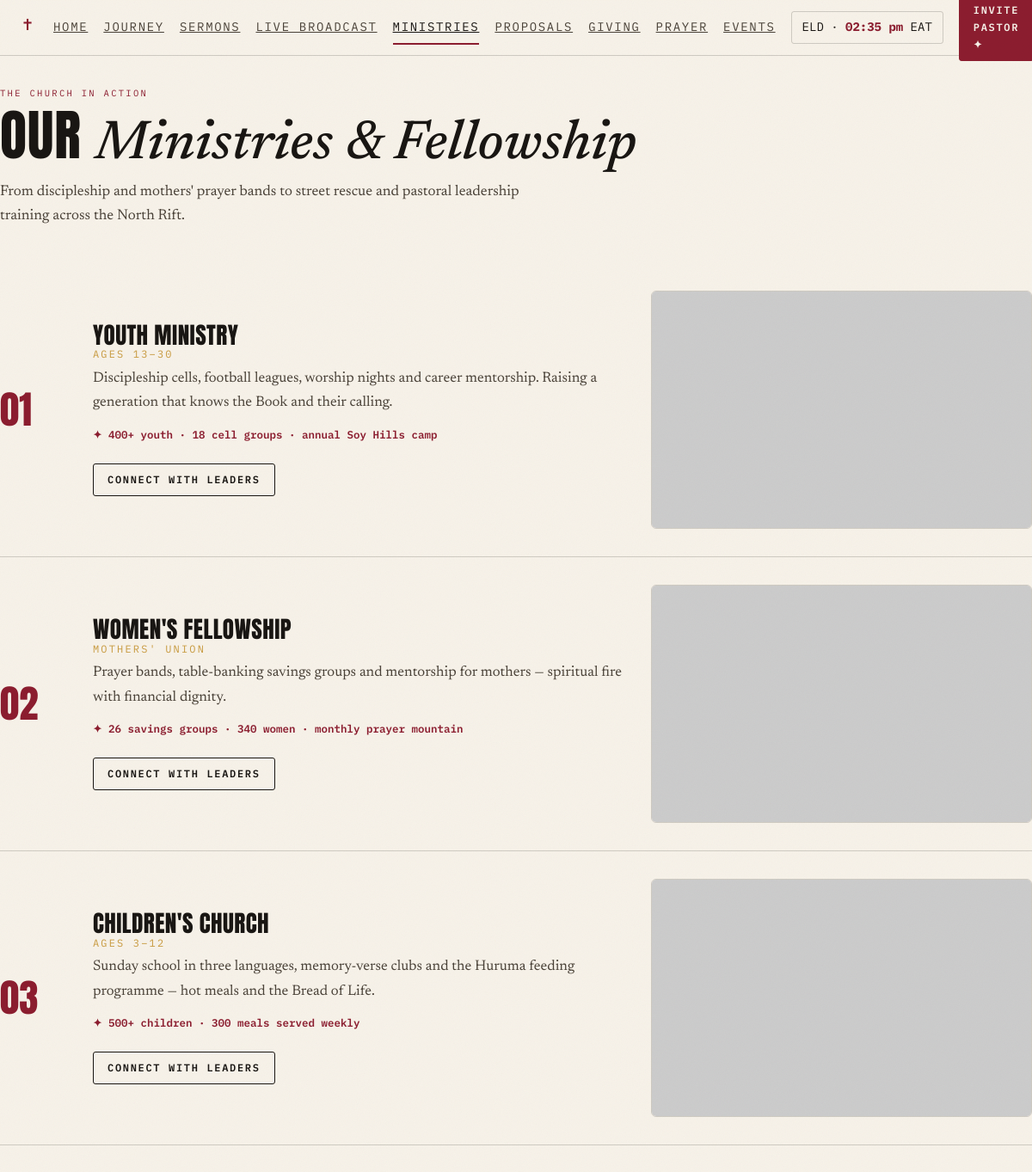
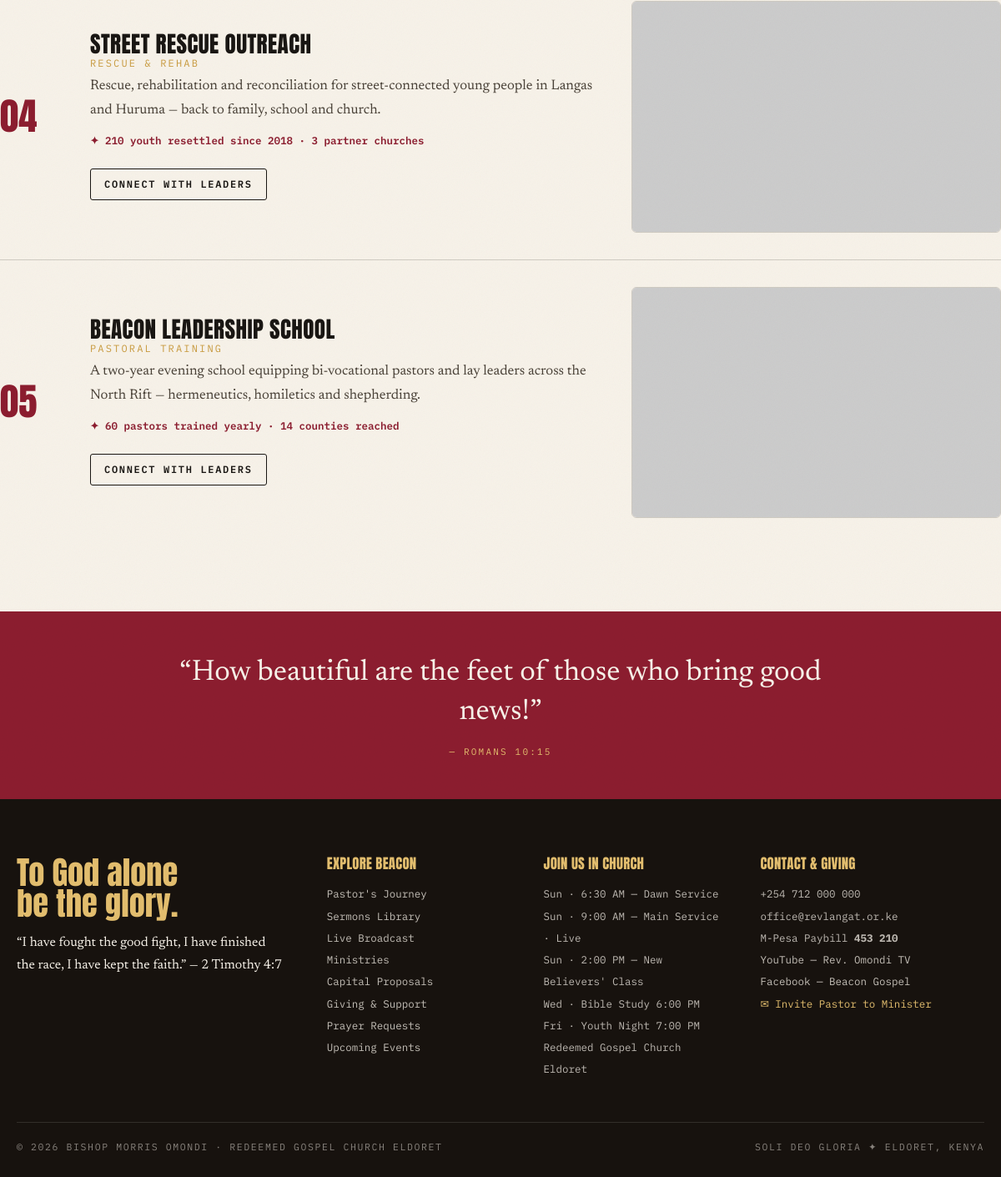
Page /ministries.php on the committed database (2 pictures, top to bottom).
### tables this page shows
CREATE TABLE IF NOT EXISTS `ministries` (
    `id` INT AUTO_INCREMENT PRIMARY KEY,
    `name` VARCHAR(150) NOT NULL,
    `age_span` VARCHAR(100) NOT NULL,
    `description` TEXT NOT NULL,
    `stats` VARCHAR(255) DEFAULT '',
    `image_url` VARCHAR(255) NOT NULL,
    `sort_order` INT NOT NULL DEFAULT 0
);

### config/functions.php (called while the page is built, shortened)
<?php
function esc($string) {
    return htmlspecialchars((string)($string ?? ''), ENT_QUOTES, 'UTF-8');
}
function img_src($image_value, $fallback = '') {
    $v = (string)($image_value ?? '');
    if (preg_match('#^https?://#i', $v)) {
        return $v;
    }
    return rtrim(BASE_URL, '/') . '/' . ltrim($v, '/');
}
function db_fetch_all($sql, $types = "", $params = []) {
    global $db;
    $stmt = mysqli_stmt_init($db);
    if (!mysqli_stmt_prepare($stmt, $sql)) {
        error_log("DB Fetch All Prepare Failed: " . mysqli_error($db) . " Query: " . $sql);
        return [];
    }
    mysqli_stmt_execute($stmt);
    $result = mysqli_stmt_get_result($stmt);
    $rows = [];
    if ($result) {
        while ($row = mysqli_fetch_assoc($result)) {
            $rows[] = $row;
        }
    }
    return $rows;
}

### ministries.php (the view, shortened to what this page needs)
<?php
require_once __DIR__ . '/config/functions.php';
$ministries = db_fetch_all("SELECT * FROM ministries ORDER BY sort_order ASC, id ASC");
require_once __DIR__ . '/includes/header.php';
?>
<div class="wrap" style="padding-top:100px;padding-bottom:80px;">
  <div class="shead">
    <p class="idx">The Church in Action</p>
    <h1 style="font-size:clamp(2.4rem, 5.5vw, 4rem);">Our <span class="ser">Ministries &amp; Fellowship</span></h1>
    <p style="margin-top:10px;color:var(--ink2);max-width:640px;">From discipleship and mothers' prayer bands to street rescue and pastoral leadership training across the North Rift.</p>
  </div>
  <div>
    <?php foreach ($ministries as $idx => $m): ?>
      <div class="mrow">
        <div class="num"><?= str_pad($idx + 1, 2, '0', STR_PAD_LEFT) ?></div>
        <div>
          <h3><?= esc($m['name']) ?> <span><?= esc($m['age_span']) ?></span></h3>
          <p style="font-size:1.05rem;line-height:1.7;"><?= esc($m['description']) ?></p>
          <?php if (!empty($m['stats'])): ?>
            <span class="mstat"><?= esc($m['stats']) ?></span>
          <?php endif; ?>
          <div style="margin-top:18px;">
            <a href="<?= BASE_URL ?>prayer.php" class="btn sm ghost">Connect with Leaders</a>
          </div>
        </div>
        <div class="mimg">
          <img src="<?= esc(img_src($m['image_url'])) ?>" alt="<?= esc($m['name']) ?>">
        </div>
      </div>
    <?php endforeach; ?>
  </div>
</div>
<div class="verseband">
  <blockquote>“How beautiful are the feet of those who bring good news!”
    <cite>— Romans 10:15</cite>
  </blockquote>
</div>
<?php require_once __DIR__ . '/includes/footer.php'; ?>

### assets/css/main.css (style rules this page uses)
:root { --paper: #F7F2E9; --paper2: #EFE6D6; --card: #FFFDF8; --ink: #191613; --ink2: #4A4238; --warmdark: #17120E; --wine: #8C1D2F; --winedark: #2E1015; --pine: #274D3D; --gold: #C99B3F; --gold2: #E3BE6E; --line: rgba(25, 22, 19, 0.18); --disp: "Anton", sans-serif; --ser: "Newsreader", serif; --mono: "IBM Plex Mono", monospace; }
* { margin: 0; padding: 0; box-sizing: border-box; }
html { scroll-behavior: smooth; }
body { background: var(--paper); color: var(--ink); font-family: var(--ser); font-size: 17px; line-height: 1.65; overflow-x: hidden; }
img { display: block; max-width: 100%; }
h1, h2, h3, h4, h5 { font-family: var(--disp); font-weight: 400; text-transform: uppercase; line-height: 0.95; letter-spacing: 0.015em; }
.ser { font-family: var(--ser); font-style: italic; text-transform: none; letter-spacing: 0; font-weight: 500; }
.btn { display: inline-flex; align-items: center; justify-content: center; gap: 8px; background: var(--wine); color: var(--paper); font-family: var(--mono); font-size: 12px; letter-spacing: 0.14em; text-transform: uppercase; font-weight: 600; padding: 12px 20px; border: 1px solid var(--wine); border-radius: 3px; cursor: pointer; transition: 0.25s; text-decoration: none; }
.btn.sm { padding: 8px 16px; font-size: 12px; }
.btn.ghost { background: transparent; color: var(--ink); border-color: var(--ink); }
.wrap { max-width: 1300px; margin: 0 auto; }
.shead { margin-bottom: 40px; }
.shead .idx { font-family: var(--mono); font-size: 10.5px; letter-spacing: 0.22em; text-transform: uppercase; color: var(--wine); margin-bottom: 10px; display: flex; align-items: center; gap: 8px; }
.mrow { display: grid; grid-template-columns: 80px 1.4fr 1fr; gap: 28px; padding: 32px 0; border-bottom: 1px solid var(--line); align-items: center; }
.mrow:last-child { border-bottom: none; }
.mrow .num { font-family: var(--disp); font-size: 2.8rem; color: var(--wine); }
.mrow h3 { font-size: 1.7rem; margin-bottom: 8px; }
.mrow h3 span { display: block; font-family: var(--mono); font-size: 12px; letter-spacing: 0.18em; text-transform: uppercase; color: var(--gold); font-weight: normal; margin-top: 4px; }
.mrow p { color: var(--ink2); margin-bottom: 10px; }
.mrow .mstat { font-family: var(--mono); font-size: 12.5px; color: var(--wine); font-weight: 600; }
.mrow .mimg { border-radius: 6px; overflow: hidden; aspect-ratio: 16/10; border: 1px solid var(--line); }
.mrow .mimg img { width: 100%; height: 100%; object-fit: cover; }
.verseband { background: var(--wine); color: var(--paper); padding: 50px 20px; text-align: center; }
.verseband blockquote { max-width: 800px; margin: 0 auto; font-size: clamp(1.5rem, 3.2vw, 2.2rem); line-height: 1.35; }
.verseband cite { display: block; font-family: var(--mono); font-size: 11px; letter-spacing: 0.2em; text-transform: uppercase; color: var(--gold2); margin-top: 16px; font-style: normal; }

### rows in the picture
ministries: idx "01", name "YOUTH MINISTRY", age_span "AGES 13–30", description "Discipleship cells, football leagues, worship nights and career mentorship. Raising a generation that knows the Book and their calling.", stats "✦ 400+ youth · 18 cell groups · annual Soy Hills camp"
ministries: idx "02", name "WOMEN'S FELLOWSHIP", age_span "MOTHERS' UNION", description "Prayer bands, table-banking savings groups and mentorship for mothers — spiritual fire with financial dignity.", stats "✦ 26 savings groups · 340 women · monthly prayer mountain"
ministries: idx "03", name "CHILDREN'S CHURCH", age_span "AGES 3–12", description "Sunday school in three languages, memory-verse clubs and the Huruma feeding programme — hot meals and the Bread of Life.", stats "✦ 500+ children · 300 meals served weekly"
ministries: idx "04", name "STREET RESCUE OUTREACH", age_span "RESCUE & REHAB", description "Rescue, rehabilitation and reconciliation for street-connected young people in Langas and Huruma — back to family, school and church.", stats "✦ 210 youth resettled since 2018 · 3 partner churches"
ministries: idx "05", name "BEACON LEADERSHIP SCHOOL", age_span "PASTORAL TRAINING", description "A two-year evening school equipping bi-vocational pastors and lay leaders across the North Rift — hermeneutics, homiletics and shepherding.", stats "✦ 60 pastors trained yearly · 14 counties reached"

### other values in the picture
$sun1 "6:30 AM — Dawn Service"
$sun2 "9:00 AM — Main Service · Live"
$sun3 "2:00 PM — New Believers' Class"
$address "Redeemed Gospel Church Eldoret"
$phone "+254 712 000 000"
$email "office@revlangat.or.ke"
$paybill "453 210"
$_last "Omondi"
$pastorName "BISHOP MORRIS OMONDI"
